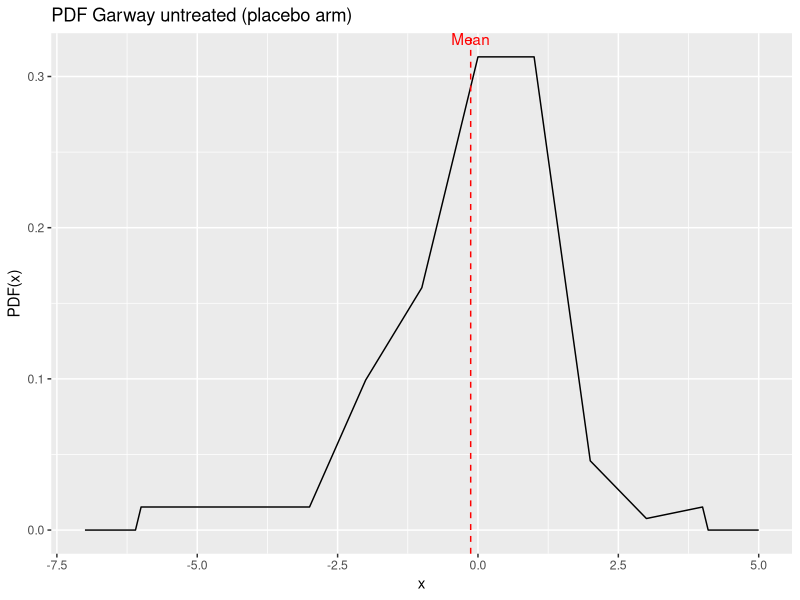

Source code (R): (Note: this script raises an error after producing the figure.)
# Calculating transition probabilities, toy example.
rm(list = ls()) # to clean the workspace
options(digits = 8)
require(pracma)

g_data <- read.csv("transition-calculations/garway - placebo.csv")
baseline <- read.csv("transition-calculations/crabb - baseline.csv")

#------------------------------------------------------------------------------#
####                        1. Baseline functions                            ####
#------------------------------------------------------------------------------#
# Baseline function - general
x_axis <- baseline$x
y_axis <- baseline$y

f <- function(x) {
    ifelse(x < min(x_axis) | x > max(x_axis), 0, approx(x_axis, y_axis, xout = x)$y) 
}

normalize_f <- integrate(f, lower = -Inf, upper = Inf)$value

f <- function(y) {
    ifelse(y < min(x_axis) | y > max(x_axis), 0, approx(x_axis, y_axis, xout = y)$y) /normalize_f
}

# check if integral sums to 1
integrate(f, lower = -Inf, upper = Inf)$value

# Visualize the function g
#x_test <- seq(-24, 10, by = 0.1)
#y_test <- sapply(x_test, f)
#plot(x_test, y_test, type = "l", xlab = "x", ylab = "f(x)", main = "Visualization of Function f")

# Baseline function - mild
f_mild <- function(x) {
    ifelse(x < -6 | x > 0, 0, f(x))
}

# Baseline function - mod
f_mod <- function(x) {
    ifelse(x < -12 | x > -6, 0, f(x))
}

# Baseline function - sev
f_sev <- function(x) {
    ifelse(x < -20 | x > -12, 0, f(x))
}

normalise_mild <- integrate(f_mild, lower = -Inf, upper = Inf)$value 
normalise_mod <- integrate(f_mod, lower = -Inf, upper = Inf)$value 
normalise_sev <- integrate(f_sev, lower = -Inf, upper = Inf)$value

# Baseline function - mild
f_mild <- function(x) {
    ifelse(x < -6 | x > 0, 0, f(x)) / normalise_mild
}

# Baseline function - mod
f_mod <- function(x) {
    ifelse(x < -12 | x > -6, 0, f(x)) / normalise_mod
}

# Baseline function - sev
f_sev <- function(x) {
    ifelse(x < -20 | x > -12, 0, f(x)) / normalise_sev
}

# Check if integrals sum to 1 
integrate(f_mild, lower = -Inf, upper = Inf)$value
integrate(f_mod, lower = -Inf, upper = Inf)$value
integrate(f_sev, lower = -Inf, upper = Inf)$value

# Visualisations to check functions
#x_test <- seq(-24, 10, by = 0.1)
#y_test <- sapply(x_test, f_sev)
#plot(x_test, y_test, type = "l", xlab = "x", ylab = "f(x)", main = "Visualization of Function f")



#------------------------------------------------------------------------------#
####                       PROGRESSION FUNCTIONS                           ####
#------------------------------------------------------------------------------#
### FUNCTION PROGRESSION ---- MILD ###
x_axis_mild <- g_data$x
y_axis_mild <- g_data$y

# Define gfoo for normalisation
g <- function(x) {
    ifelse(x < min(x_axis_mild) | x > max(x_axis_mild), 0, approx(x_axis_mild, y_axis_mild, xout = x)$y) 
}

# normalize object save 
normalizer_g_mild <- integrate(g, lower = -Inf, upper = Inf, subdivisions = 1000)$value

g <- function(y) {
    ifelse(y < min(x_axis_mild) | y > max(x_axis_mild), 0, approx(x_axis_mild, y_axis_mild, xout = y)$y) / normalizer_g_mild
}

# check if integral of g sums to 1
integrate(g, lower = -Inf, upper = Inf, subdivisions = 1000)$value

#plot to check distribution
x_test <- seq(-7, 5, by = 0.1)
y_test <- g(x_test)

library(ggplot2)

mean_g <- integrate(
    function(x) x * g(x),
    lower = min(x_axis_mild),
    upper = max(x_axis_mild),
    subdivisions = 1000
)$value  # Extract the value of the integral

# Plot the PDF
plot <- ggplot(data.frame(x = x_test, y = y_test), aes(x = x, y = y)) +
    geom_line() +
    geom_vline(xintercept = mean_g, linetype = "dashed", color = "red") +
    annotate("text", x = mean_g, y = max(y_test), label = "Mean", vjust = -1, color = "red") +
    labs(x = "x", y = "PDF(x)", title = "PDF Garway untreated (placebo arm)")

# Save the plot as a PNG file
#ggsave("transition-calculations/garway_untreated.png", plot, width = 6, height = 6, dpi = 300)

# check the mean of the new g distriubtion

#------------------------------------------------------------------------------#
####                       COMBINED FUNCTIONS                           ####
#------------------------------------------------------------------------------#
# MILD PROGRESSION 
h_mild <- function(x, y) {
        #integrate(f_mild, )
        f_x <- f_mild(x)
        g_y <- g(y)
        
        h_xy <- f_x * g_y

        return(h_xy)
}


y_max_mild <- function(x) -6-x

#integral2(h_mild, xmin = -50, xmax = 50, ymin = -50, ymax = 50, reltol = 0.00000000000000000001, maxlist = 30000)$Q # validation to check to be 1. 
p_mild <- integral2(h_mild, xmin = -6, xmax = 10, ymin = -10, ymax = y_max_mild, reltol = 0.000000000001)$Q # probability

# MODERATE PROGRESSION 
h_mod <- function(x, y) {
        f_x <- f_mod(x)
        g_y <- g(y)
        
        h_xy <- f_x * g_y

        return(h_xy)
}

# boundary 
y_max_mod <- function(x) -12-x

#integral2(h_mod, -50, 50, -50, 50, reltol = 0.0000000000000000001, abstol = 0.0000000000000000001, maxlist = 100000) #check to be 1. 

############### VRAAG: HIER OOK NORMALISEREN? 
############### VRAAG: OVER WELKE BOUNDARIES INTEGREREN WE? 
p_mod <- integral2(h_mod, xmin = -12, xmax = -6, ymin = -10, ymax = y_max_mod, reltol = 0.0000000000000000001, abstol = 0.0000000000000000001, maxlist = 100000)$Q
#ymax kan ook -inf zijn.


# SEVERE PROGRESSION 
h_sev <- function(x, y) {
        f_x <- f_sev(x)
        g_y <- g(y)
        
        h_xy <- f_x * g_y

        return(h_xy)
}

# boundary
y_max_sev <- function(x) -20-x

# Validation to check if the integral of h is 1. Moet 1 uitkomen aangezien die al genormaliseerd is.
#integral2(h_sev, -20, 20, -20, 20, reltol = 0.0000000000000000001, abstol = 0.0000000000000000001, maxlist =  100000)$Q
p_sev <- integral2(h_sev, -20, -12, -10, y_max_sev, reltol = 0.0000000000000000001, abstol = 0.0000000000000000001, maxlist =  100000)$Q

print(p_mild)
print(p_mod)
print(p_sev)








##### Some validation
# mild 
m_progression <- integrate(
    function(x) x * g_mild(x),
    lower = min(x_axis_mild),
    upper = max(x_axis_mild)
)$value  # Extract the value of the integral

m_baseline <- integrate(
    function(x) x * f_mild(x),
    lower = min(x_axis),
    upper = max(x_axis)
)$value  

m_years <- (-6 - m_baseline) / m_progression # amount of years needed
p_mild_alt <- abs(1 / m_years)  # to probability



# moderate 
m_progression <- integrate(
    function(x) x * g_mod(x),
    lower = min(x_axis_mod),
    upper = max(x_axis_mod)
)$value  # Extract the value of the integral

m_baseline <- integrate(
    function(x) x * f_mod(x),
    lower = -12,
    upper = -6
)$value  

m_years <- (-12 - m_baseline) / m_progression # amount of years needed
p_mod_alt <- 1 / m_years  # to probability

# severe
m_progression <- integrate(
    function(x) x * g_mod(x),
    lower = min(x_axis_mod),
    upper = max(x_axis_mod)
)$value  # Extract the value of the integral

m_baseline <- integrate(
    function(x) x * f_sev(x),
    lower = -20,
    upper = -12
)$value

m_years <- (-20 - m_baseline) / m_progression # amount of years needed
p_sev_alt <- 1 / m_years  # to probability

print(p_mild_alt)
print(p_mod_alt)
print(p_sev_alt)
